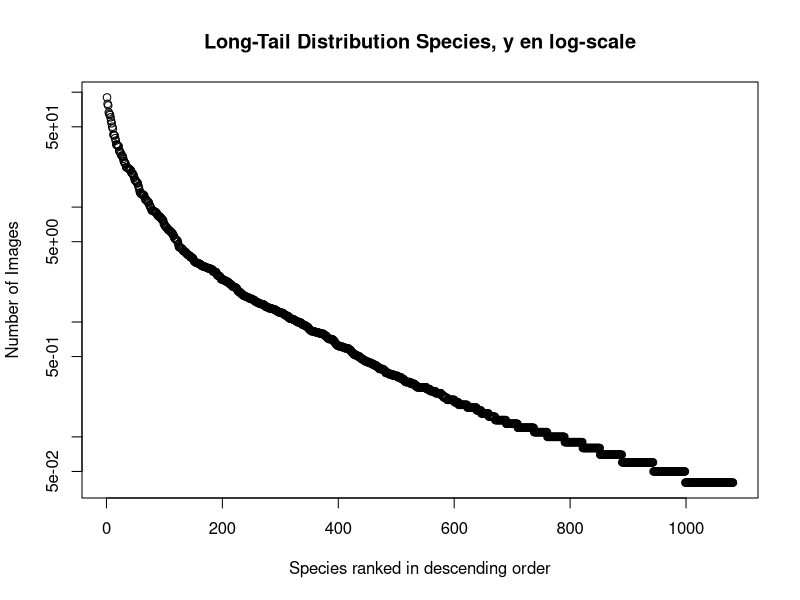
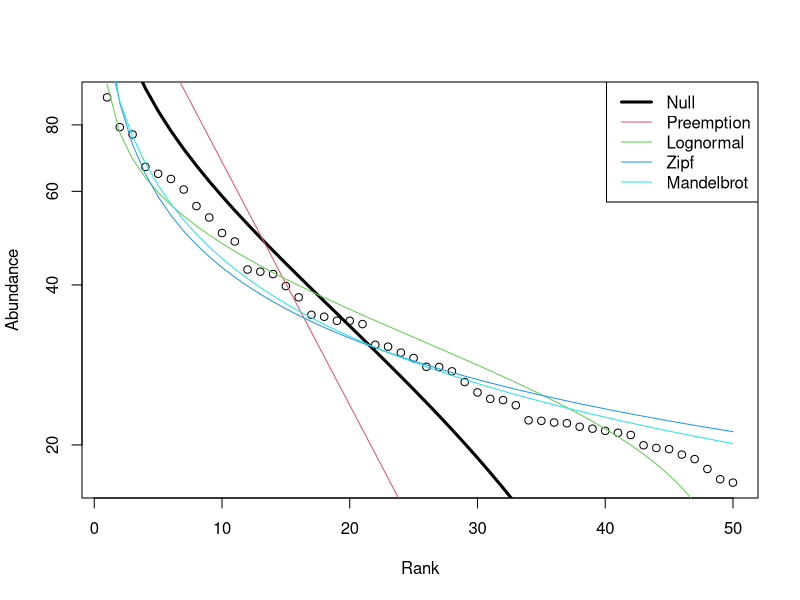
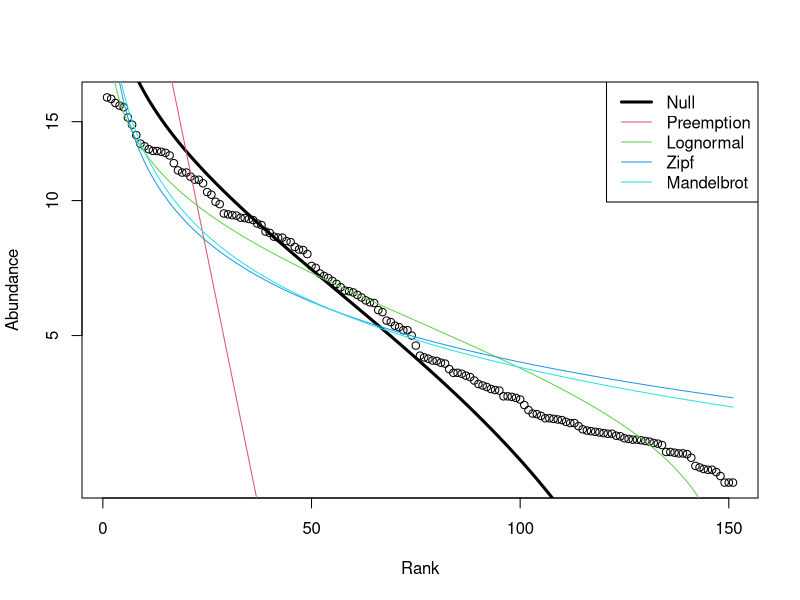
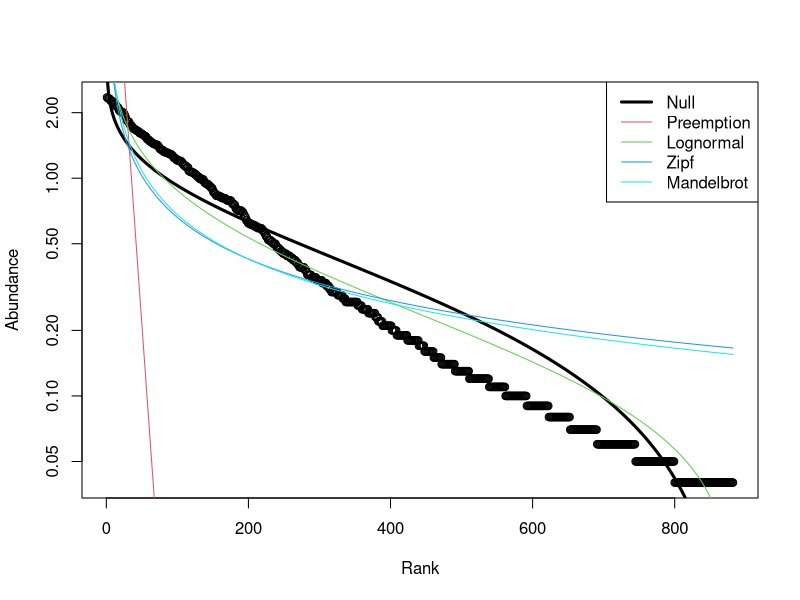
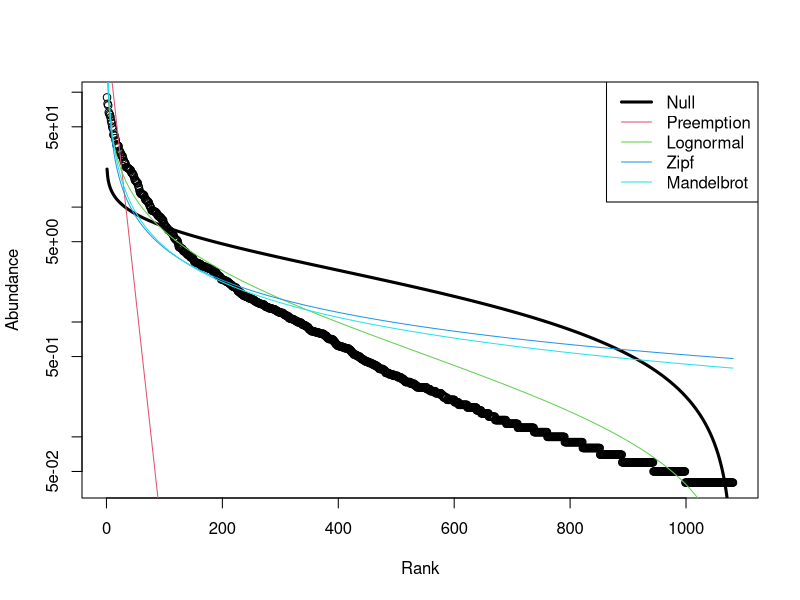
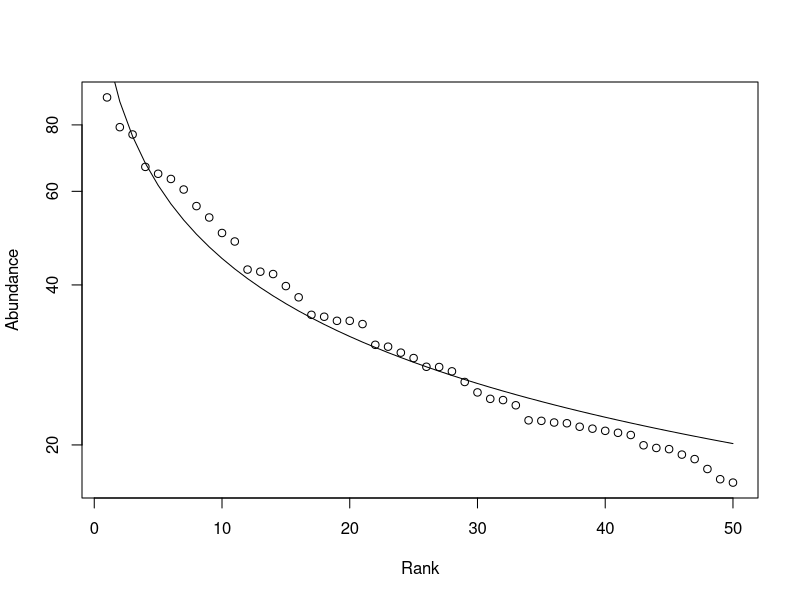
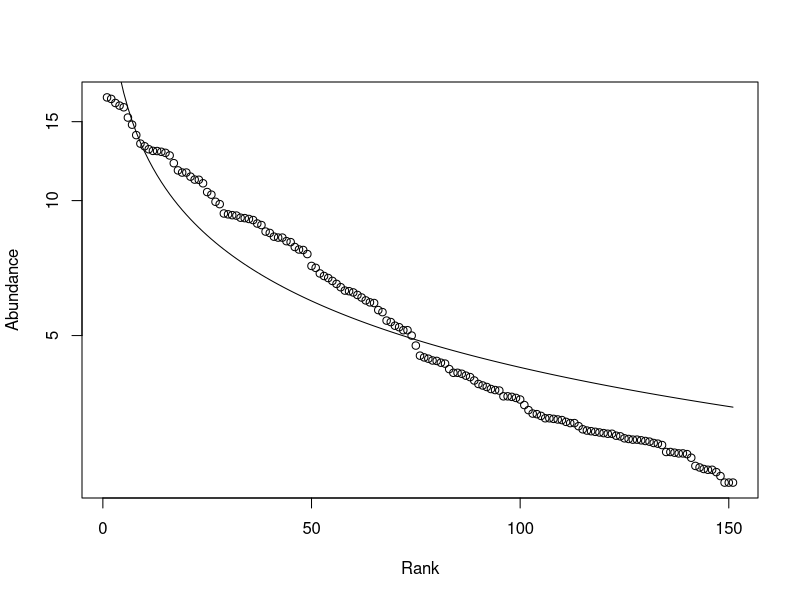
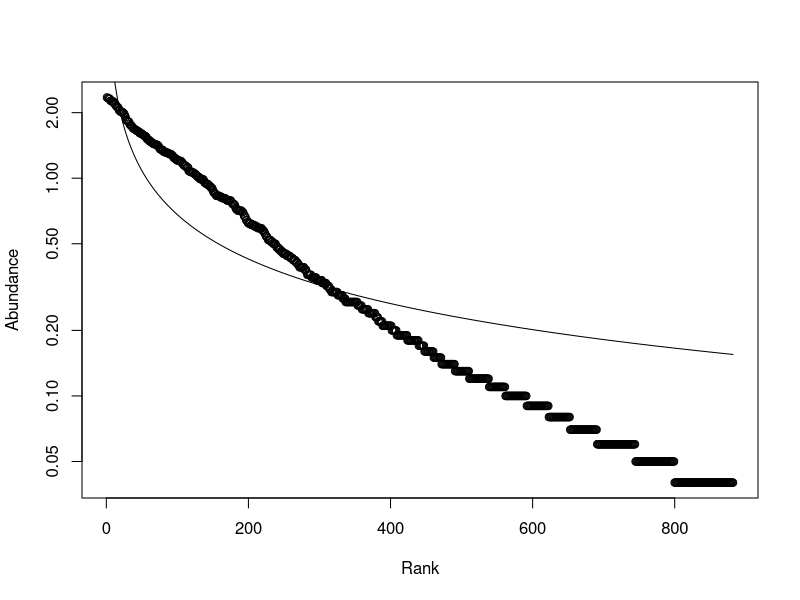

Recreate these plots in R, in order.
#Species
#With Abundance
getwd()
setwd("C:/Users/nilsr")
library(vegan)
Species <- read.csv('Especes.csv')
Species
rowSums(is.na(Species))
L <- Species[[2]]/100
L
plot(L,xlab="Species ranked in descending order",ylab="Number of Images", log="y")
title(main = "Long-Tail Distribution Species, y en log-scale")

#Modélisation
#radfit ne fonctionne pas sur l'ensemble des espèces
rad <- radfit(L[1:50])
rad2 <- radfit(L[50:200])
rad3 <- radfit(L[200:1081])
rad
plot(rad)
rad2
plot(rad2)
rad3
plot(rad3)
#Le problème vient de zipfbrot
R5 <- radfit(L)
R5
plot(R5)
#sur les premières espèces cela donne quelque chose
rad4 <- rad.zipfbrot(L[1:50])
rad4
plot(rad4)
rad5 <- rad.zipfbrot(L[50:200])
rad5
plot(rad5)
rad6 <- rad.zipfbrot(L[200:1081])
rad6
plot(rad6)
#Si on s'intéresse aux autre modèles, pas de souci
plot(L,xlab="Species ranked in descending order",ylab="Number of Images", log="y")
title(main = "Long-Tail Distribution Species, Fitting")
R <-rad.lognormal(L)
R
lines(R, col='purple')
R2 <- rad.null(L)
R2
lines(R2, col='red')
R3 <- rad.preempt(L)
R3
lines(R3, col='blue')
R4 <- rad.zipf(L)
R4
lines(R4, col='green')
#R5 <- rad.zipfbrot(L)
legend("topright", legend=c("Log-Normal", "Brokenstick", "Preemption", "Zipf"),
       col=c("purple", "red", "blue", "green"), lty=1:2, cex=0.8)

#Generas
#Visualisation
Generas <- read.csv('Especes2.csv')
Generas
rowSums(is.na(Generas))
L2 <- Generas[[2]]
L2
plot(L2,xlab="Generas ranked in descending order",ylab="Number of Images", log="y")
title(main = "Long-Tail Distribution Generas, y en log-scale")
#Modelisation, radfit ne fonctionne encore pas sur tout G
GL <- radfit(L2)
G5 <- rad.zipfbrot(L2)
#En séparant différents domaines
radG <- radfit(L2[1:20])
radG2 <- radfit(L2[20:50])
radG3 <- radfit(L2[50:200])
radG4 <- radfit(L2[200:1081])
L2[1:20]
radG
plot(radG)
radG2
plot(radG2)
radG3
plot(radG3)
radG4
plot(radG4)
#Les autres modèles
plot(L2,xlab="Generas ranked in descending order",ylab="Number of Images", log="y")
title(main = "Long-Tail Distribution Generas, y en log-scale")
G <-rad.lognormal(L2)
G
lines(G, col='purple')
G2 <- rad.null(L2)
G2
lines(G2, col='red')
G3 <- rad.preempt(L2)
G3
lines(G3, col='blue')
G4 <- rad.zipf(L2)
G4
lines(G4, col='green')
legend("topright", legend=c("Log-Normal", "Brokenstick", "Preemption", "Zipf"),
       col=c("purple", "red", "blue", "green"), lty=1:2, cex=0.8)

#Genera_Lactuca
#Visualisation
Genera_Lactuca <- read.csv('Especes_Lactuca.csv')
Genera_Lactuca
rowSums(is.na(Genera_Lactuca))
L3 <- Genera_Lactuca[[2]]
L3
plot(L3,type='l',xlab="Species of Genera_Lactuca ranked in descending order",ylab="Number of Images", log="y")
title(main = "Long-Tail Distribution Genera_Lactuca")
#Modelisation
GLactuca <- radfit(L3)
GLactuca
plot(GLactuca)
#Autre méthode
#plot(L3,xlab="Species of Genera_Lactuca ranked in descending order",ylab="Number of Images", log="y")
#title(main = "Long-Tail Distribution of Genera_Lactuca, Fitting")
#GLactuca2 <-rad.lognormal(L3)
#GLactuca2
#lines(GLactuca2, col='purple')
#GLactuca3 <- rad.null(L3)
#GLactuca3
#lines(GLactuca3, col='red')
#GLactuca4 <- rad.preempt(L3)
#GLactuca4
#lines(GLactuca4, col='blue')
#GLactuca5 <- rad.zipf(L3)
#GLactuca5
#lines(GLactuca5, col='green')
#GLactuca6 <- rad.zipfbrot(L3)
#GLactuca6
#lines(GLactuca6, col='brown')
#legend("topright", legend=c("Log-Normal", "Brokenstick", "Preemption", "Zipf", "Mandelbrot"),
#       col=c("purple", "red", "blue", "green", "brown"), lty=1:2, cex=0.8)

#Genera_Pelargonium
#Visualisation
Genera_Pelargonium <- read.csv('Especes_Pelargonium.csv')
Genera_Pelargonium
rowSums(is.na(Genera_Pelargonium))
L4 <- Genera_Pelargonium[[2]]
L4
plot(L4,type='l',xlab="Species of Genera_Pelargonium ranked in descending order",ylab="Number of Images", log="y")
title(main = "Long-Tail Distribution Genera_Pelargonium")
#Modelisation
GPelargonium <- radfit(L4)
GPelargonium
plot(GPelargonium)

#Genera_Cirsium
#Visualisation
Genera_Cirsium <- read.csv('Especes_Cirsium.csv')
Genera_Cirsium
rowSums(is.na(Genera_Cirsium))
L5 <- Genera_Cirsium[[2]]
L5
plot(L5,type='l',xlab="Species of Genera_Cirsium ranked in descending order",ylab="Number of Images", log="y")
title(main = "Long-Tail Distribution Genera_Cirsium")
#Modelisation
GCirsium <- radfit(L5)
GCirsium
plot(GCirsium)

#Genera_Mercurialis
#Visualisation
Genera_Mercurialis <- read.csv('Especes_Mercurialis.csv')
Genera_Mercurialis
rowSums(is.na(Genera_Mercurialis))
L6 <- Genera_Mercurialis[[2]]
L6
plot(L6,type='l',xlab="Species of Genera_Mercurialis ranked in descending order",ylab="Number of Images", log="y")
title(main = "Long-Tail Distribution Genera_Mercurialis")
#Modelisation
GMercurialis <- radfit(L6)
GMercurialis
plot(GMercurialis)

#Genera_Phyllanthus
#Visualisation
Genera_Phyllanthus <- read.csv('Especes_Phyllanthus.csv')
Genera_Phyllanthus
rowSums(is.na(Genera_Phyllanthus))
L7 <- Genera_Phyllanthus[[2]]
L7
plot(L7,type='l',xlab="Species of Genera_Phyllanthus ranked in descending order",ylab="Number of Images", log="y")
title(main = "Long-Tail Distribution Genera_Phyllanthus")
#Modelisation
GPhyllanthus <- radfit(L7)
GPhyllanthus
plot(GPhyllanthus)
